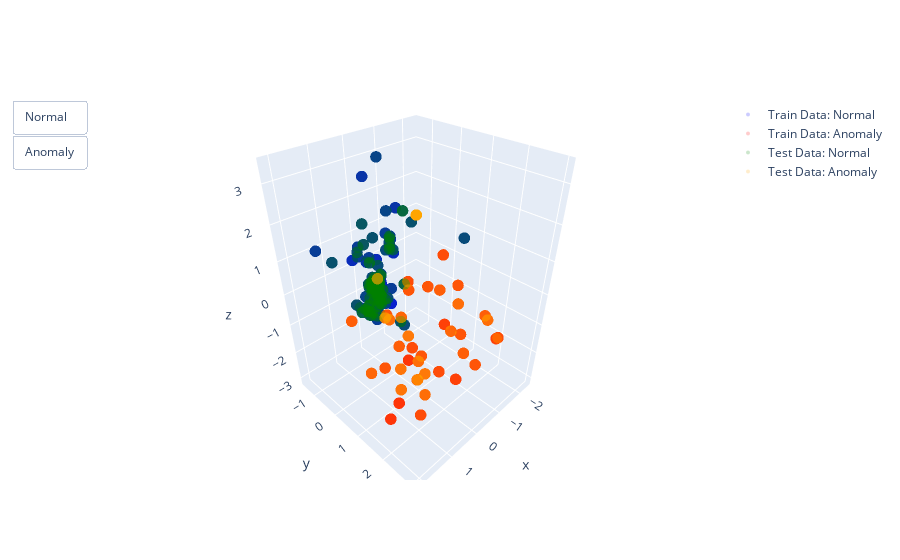

Notebook code cell kept with this figure:
### Markdown cell above
# Vẽ biểu đồ 3D

### Code cell
import plotly.graph_objects as go
import pandas as pd

data_sets = [(X_train, y_train, "Train"), (X_test, y_test, "Test")]
train_colors = ["blue", "red"]
test_colors = ["green", "orange"]
visible_dict = {"Normal": True, "Anomaly": True}
fig = go.Figure()

# Tạo biểu đồ 3D cho tập huấn luyện và tập kiểm tra
for (X, y, name_prefix), colors in zip(data_sets, [train_colors, test_colors]):
    balanced_data = pd.DataFrame(
        {"x": X[:, 0], "y": X[:, 1], "z": X[:, 2], "anomaly": y}
    ).sample(n=min(50000, len(X)), random_state=42)

    for anomaly_label, color in zip(range(2), colors):
        scatter = go.Scatter3d(
            x=balanced_data[balanced_data["anomaly"] == anomaly_label]["x"],
            y=balanced_data[balanced_data["anomaly"] == anomaly_label]["y"],
            z=balanced_data[balanced_data["anomaly"] == anomaly_label]["z"],
            mode="markers",
            marker=dict(size=4, color=color, opacity=0.1),
            name=f'{name_prefix} Data: {"Normal" if anomaly_label == 0 else "Anomaly"}',
            visible=visible_dict.get("Normal", True)
            if anomaly_label == 0
            else visible_dict.get("Anomaly", True),
        )
        fig.add_trace(scatter)

# Thêm nút để chuyển đổi giữa các lớp
buttons = [
    dict(
        label="Normal",
        method="update",
        args=[
            {
                "visible": [
                    True,
                    False,
                    True,
                    False,
                    visible_dict["Anomaly"],
                    visible_dict["Anomaly"],
                ]
            }
        ],
    ),
    dict(
        label="Anomaly",
        method="update",
        args=[
            {
                "visible": [
                    False,
                    True,
                    False,
                    True,
                    visible_dict["Normal"],
                    visible_dict["Normal"],
                ]
            }
        ],
    ),
]

# Cập nhật và hiển thị biểu đồ
fig.update_layout(updatemenus=[dict(type="buttons", showactive=False, buttons=buttons)])
fig.show()

### Figure 1 — Plotly figure (JSON) as saved in the notebook; plotly's stock layout.template omitted (floating-point values rounded to 4 significant figures; data arrays with more than 128 entries replaced by an {"elided": "..."} marker saying what was removed)
{"data": [{"marker": {"color": "blue", "opacity": 0.1, "size": 4}, "mode": "markers", "name": "Train Data: Normal", "type": "scatter3d", "visible": true, "x": {"elided": "3078 float values"}, "y": {"elided": "3078 float values"}, "z": {"elided": "3078 float values"}}, {"marker": {"color": "red", "opacity": 0.1, "size": 4}, "mode": "markers", "name": "Train Data: Anomaly", "type": "scatter3d", "visible": true, "x": {"elided": "1530 float values"}, "y": {"elided": "1530 float values"}, "z": {"elided": "1530 float values"}}, {"marker": {"color": "green", "opacity": 0.1, "size": 4}, "mode": "markers", "name": "Test Data: Normal", "type": "scatter3d", "visible": true, "x": {"elided": "762 float values"}, "y": {"elided": "762 float values"}, "z": {"elided": "762 float values"}}, {"marker": {"color": "orange", "opacity": 0.1, "size": 4}, "mode": "markers", "name": "Test Data: Anomaly", "type": "scatter3d", "visible": true, "x": {"elided": "390 float values"}, "y": {"elided": "390 float values"}, "z": {"elided": "390 float values"}}], "layout": {"updatemenus": [{"buttons": [{"args": [{"visible": [true, false, true, false, true, true]}], "label": "Normal", "method": "update"}, {"args": [{"visible": [false, true, false, true, true, true]}], "label": "Anomaly", "method": "update"}], "showactive": false, "type": "buttons"}]}}
